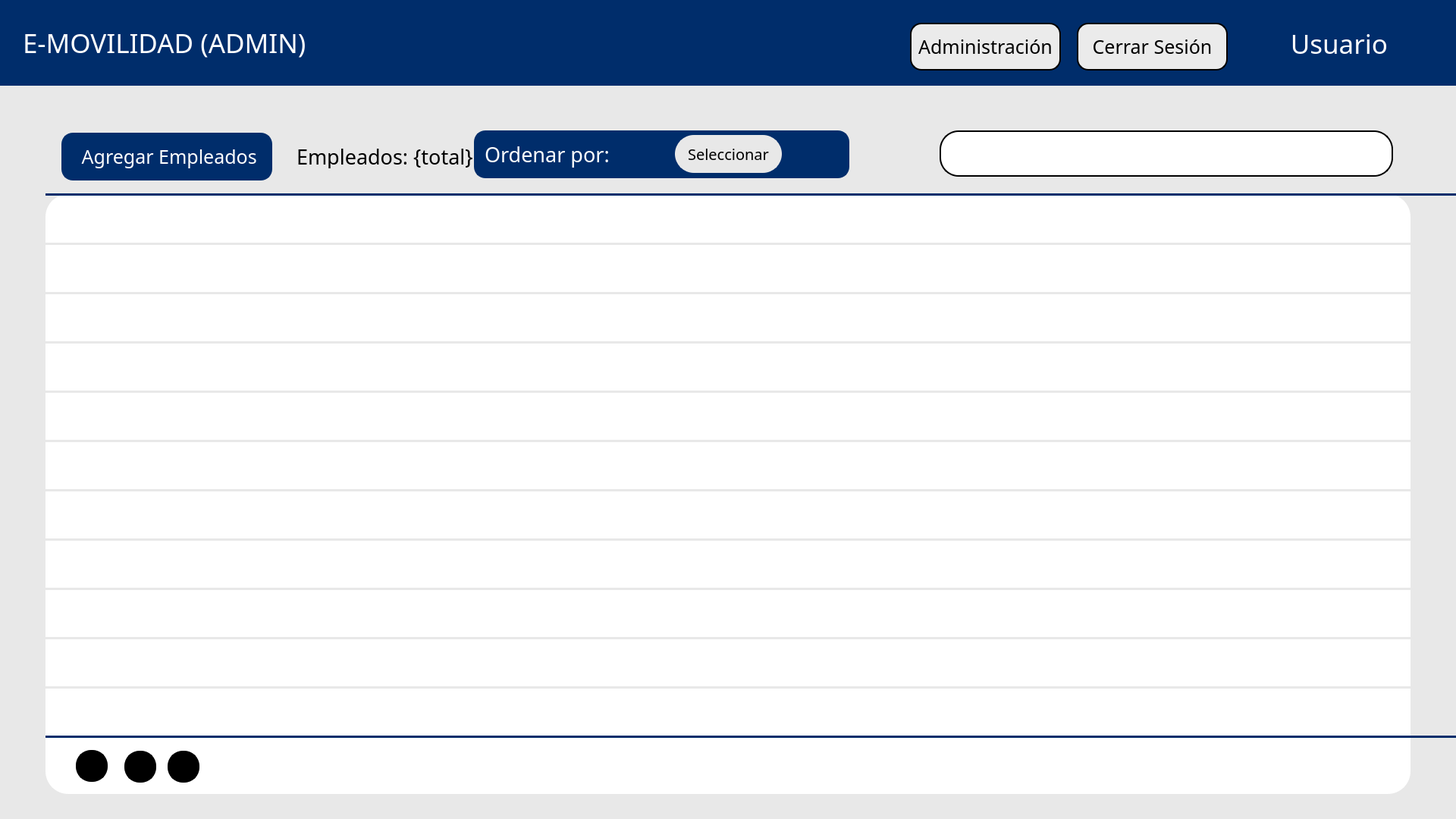
<?xml version="1.0" encoding="UTF-8"?>
<ui version="4.0">
 <class>Widget</class>
 <widget class="QWidget" name="Widget">
  <property name="geometry">
   <rect>
    <x>0</x>
    <y>0</y>
    <width>1920</width>
    <height>1080</height>
   </rect>
  </property>
  <property name="windowTitle">
   <string>Widget</string>
  </property>
  <widget class="QLabel" name="label_3">
   <property name="geometry">
    <rect>
     <x>0</x>
     <y>0</y>
     <width>1920</width>
     <height>113</height>
    </rect>
   </property>
   <property name="styleSheet">
    <string notr="true">background-color: rgb(0, 45, 107);</string>
   </property>
   <property name="text">
    <string/>
   </property>
   <property name="scaledContents">
    <bool>false</bool>
   </property>
  </widget>
  <widget class="QLabel" name="label_4">
   <property name="geometry">
    <rect>
     <x>0</x>
     <y>113</y>
     <width>1920</width>
     <height>967</height>
    </rect>
   </property>
   <property name="styleSheet">
    <string notr="true">background-color: #e8e8e8; </string>
   </property>
   <property name="text">
    <string/>
   </property>
   <property name="scaledContents">
    <bool>false</bool>
   </property>
  </widget>
  <widget class="QLabel" name="label_5">
   <property name="geometry">
    <rect>
     <x>918</x>
     <y>14</y>
     <width>85</width>
     <height>85</height>
    </rect>
   </property>
   <property name="styleSheet">
    <string notr="true"/>
   </property>
   <property name="text">
    <string/>
   </property>
   <property name="pixmap">
    <pixmap>logo.png</pixmap>
   </property>
   <property name="scaledContents">
    <bool>true</bool>
   </property>
  </widget>
  <widget class="QPushButton" name="botonAgregar">
   <property name="geometry">
    <rect>
     <x>81</x>
     <y>175</y>
     <width>278</width>
     <height>63</height>
    </rect>
   </property>
   <property name="font">
    <font>
     <family>icon-ui</family>
     <pointsize>19</pointsize>
    </font>
   </property>
   <property name="styleSheet">
    <string notr="true">background-color: rgb(0, 45, 107);
color: white;

border: 2px solid #002d6b;
border-radius: 15px; /* Bordes redondeados */
padding: 5px;



</string>
   </property>
   <property name="text">
    <string> Agregar Empleados</string>
   </property>
   <property name="icon">
    <iconset>
     <normaloff>c.png</normaloff>c.png</iconset>
   </property>
  </widget>
  <widget class="QLabel" name="label_12">
   <property name="geometry">
    <rect>
     <x>30</x>
     <y>36</y>
     <width>381</width>
     <height>41</height>
    </rect>
   </property>
   <property name="font">
    <font>
     <family>icon-ui</family>
     <pointsize>26</pointsize>
    </font>
   </property>
   <property name="styleSheet">
    <string notr="true">color: white;</string>
   </property>
   <property name="text">
    <string>E-MOVILIDAD (ADMIN)</string>
   </property>
   <property name="alignment">
    <set>Qt::AlignmentFlag::AlignLeading|Qt::AlignmentFlag::AlignLeft|Qt::AlignmentFlag::AlignVCenter</set>
   </property>
  </widget>
  <widget class="QLabel" name="label_14">
   <property name="geometry">
    <rect>
     <x>391</x>
     <y>190</y>
     <width>355</width>
     <height>32</height>
    </rect>
   </property>
   <property name="font">
    <font>
     <family>icon-ui</family>
     <pointsize>20</pointsize>
    </font>
   </property>
   <property name="styleSheet">
    <string notr="true">color: black;</string>
   </property>
   <property name="text">
    <string>Empleados: {total}</string>
   </property>
   <property name="alignment">
    <set>Qt::AlignmentFlag::AlignLeading|Qt::AlignmentFlag::AlignLeft|Qt::AlignmentFlag::AlignVCenter</set>
   </property>
  </widget>
  <widget class="QLabel" name="label">
   <property name="geometry">
    <rect>
     <x>60</x>
     <y>255</y>
     <width>1920</width>
     <height>3</height>
    </rect>
   </property>
   <property name="styleSheet">
    <string notr="true">background-color: rgb(0, 45, 107);</string>
   </property>
   <property name="text">
    <string/>
   </property>
  </widget>
  <widget class="QLabel" name="label_2">
   <property name="geometry">
    <rect>
     <x>60</x>
     <y>320</y>
     <width>1920</width>
     <height>3</height>
    </rect>
   </property>
   <property name="styleSheet">
    <string notr="true">background-color: rgb(232, 232, 232);</string>
   </property>
   <property name="text">
    <string/>
   </property>
  </widget>
  <widget class="QLabel" name="label_10">
   <property name="geometry">
    <rect>
     <x>60</x>
     <y>385</y>
     <width>1920</width>
     <height>3</height>
    </rect>
   </property>
   <property name="styleSheet">
    <string notr="true">background-color: rgb(232, 232, 232);</string>
   </property>
   <property name="text">
    <string/>
   </property>
  </widget>
  <widget class="QLabel" name="label_11">
   <property name="geometry">
    <rect>
     <x>60</x>
     <y>515</y>
     <width>1920</width>
     <height>3</height>
    </rect>
   </property>
   <property name="styleSheet">
    <string notr="true">background-color: rgb(232, 232, 232);</string>
   </property>
   <property name="text">
    <string/>
   </property>
  </widget>
  <widget class="QLabel" name="label_9">
   <property name="geometry">
    <rect>
     <x>60</x>
     <y>450</y>
     <width>1920</width>
     <height>3</height>
    </rect>
   </property>
   <property name="styleSheet">
    <string notr="true">background-color: rgb(232, 232, 232);</string>
   </property>
   <property name="text">
    <string/>
   </property>
  </widget>
  <widget class="QLabel" name="label_15">
   <property name="geometry">
    <rect>
     <x>60</x>
     <y>645</y>
     <width>1920</width>
     <height>3</height>
    </rect>
   </property>
   <property name="styleSheet">
    <string notr="true">background-color: rgb(232, 232, 232);</string>
   </property>
   <property name="text">
    <string/>
   </property>
  </widget>
  <widget class="QLabel" name="label_16">
   <property name="geometry">
    <rect>
     <x>60</x>
     <y>580</y>
     <width>1920</width>
     <height>3</height>
    </rect>
   </property>
   <property name="styleSheet">
    <string notr="true">background-color: rgb(232, 232, 232);</string>
   </property>
   <property name="text">
    <string/>
   </property>
  </widget>
  <widget class="QLabel" name="label_17">
   <property name="geometry">
    <rect>
     <x>60</x>
     <y>710</y>
     <width>1920</width>
     <height>3</height>
    </rect>
   </property>
   <property name="styleSheet">
    <string notr="true">background-color: rgb(232, 232, 232);</string>
   </property>
   <property name="text">
    <string/>
   </property>
  </widget>
  <widget class="QLabel" name="label_18">
   <property name="geometry">
    <rect>
     <x>60</x>
     <y>775</y>
     <width>1920</width>
     <height>3</height>
    </rect>
   </property>
   <property name="styleSheet">
    <string notr="true">background-color: rgb(232, 232, 232);</string>
   </property>
   <property name="text">
    <string/>
   </property>
  </widget>
  <widget class="QLabel" name="label_19">
   <property name="geometry">
    <rect>
     <x>60</x>
     <y>840</y>
     <width>1920</width>
     <height>3</height>
    </rect>
   </property>
   <property name="styleSheet">
    <string notr="true">background-color: rgb(232, 232, 232);</string>
   </property>
   <property name="text">
    <string/>
   </property>
  </widget>
  <widget class="QLabel" name="label_20">
   <property name="geometry">
    <rect>
     <x>60</x>
     <y>970</y>
     <width>1920</width>
     <height>3</height>
    </rect>
   </property>
   <property name="styleSheet">
    <string notr="true">background-color: rgb(0, 45, 107);</string>
   </property>
   <property name="text">
    <string/>
   </property>
  </widget>
  <widget class="QLabel" name="label_21">
   <property name="geometry">
    <rect>
     <x>60</x>
     <y>905</y>
     <width>1920</width>
     <height>3</height>
    </rect>
   </property>
   <property name="styleSheet">
    <string notr="true">background-color: rgb(232, 232, 232);</string>
   </property>
   <property name="text">
    <string/>
   </property>
  </widget>
  <widget class="QPushButton" name="botonEditar1">
   <property name="geometry">
    <rect>
     <x>164</x>
     <y>990</y>
     <width>42</width>
     <height>42</height>
    </rect>
   </property>
   <property name="font">
    <font>
     <family>icon-ui</family>
     <pointsize>19</pointsize>
    </font>
   </property>
   <property name="styleSheet">
    <string notr="true">background-color: black;

border: 2px solid black;
border-radius: 20px; /* Bordes redondeados */
padding: 5px;</string>
   </property>
   <property name="text">
    <string/>
   </property>
   <property name="icon">
    <iconset>
     <normaloff>edit.png</normaloff>edit.png</iconset>
   </property>
  </widget>
  <widget class="QPushButton" name="botonSacar1">
   <property name="geometry">
    <rect>
     <x>221</x>
     <y>990</y>
     <width>42</width>
     <height>42</height>
    </rect>
   </property>
   <property name="font">
    <font>
     <family>icon-ui</family>
     <pointsize>19</pointsize>
    </font>
   </property>
   <property name="styleSheet">
    <string notr="true">background-color: black;

border: 2px solid black;
border-radius: 20px; /* Bordes redondeados */
padding: 5px;</string>
   </property>
   <property name="text">
    <string/>
   </property>
   <property name="icon">
    <iconset>
     <normaloff>close.png</normaloff>close.png</iconset>
   </property>
  </widget>
  <widget class="QLabel" name="label_22">
   <property name="geometry">
    <rect>
     <x>625</x>
     <y>172</y>
     <width>495</width>
     <height>63</height>
    </rect>
   </property>
   <property name="font">
    <font>
     <family>icon-ui</family>
     <pointsize>20</pointsize>
    </font>
   </property>
   <property name="styleSheet">
    <string notr="true">color: white;
background-color: rgb(0, 45, 107);

border: 2px solid #002d6b;
border-radius: 15px; /* Bordes redondeados */
padding: 5px;</string>
   </property>
   <property name="text">
    <string>Ordenar por:</string>
   </property>
   <property name="alignment">
    <set>Qt::AlignmentFlag::AlignLeading|Qt::AlignmentFlag::AlignLeft|Qt::AlignmentFlag::AlignVCenter</set>
   </property>
  </widget>
  <widget class="QPushButton" name="botonOrdenar1">
   <property name="geometry">
    <rect>
     <x>890</x>
     <y>178</y>
     <width>141</width>
     <height>50</height>
    </rect>
   </property>
   <property name="font">
    <font>
     <family>icon-ui</family>
     <pointsize>-1</pointsize>
    </font>
   </property>
   <property name="styleSheet">
    <string notr="true">background-color: #e8e8e8;
font-size:20px;
color:black;


border: 2px solid #e8e8e8;
border-radius: 25px; /* Bordes redondeados */
padding: 5px;</string>
   </property>
   <property name="text">
    <string>Seleccionar</string>
   </property>
   <property name="icon">
    <iconset>
     <normaloff>down_arrow.png</normaloff>down_arrow.png</iconset>
   </property>
  </widget>
  <widget class="QLabel" name="label_23">
   <property name="geometry">
    <rect>
     <x>1239</x>
     <y>172</y>
     <width>598</width>
     <height>61</height>
    </rect>
   </property>
   <property name="font">
    <font>
     <family>icon-ui</family>
     <pointsize>20</pointsize>
    </font>
   </property>
   <property name="styleSheet">
    <string notr="true">color: white;
background-color: white;

border: 2px solid black;
border-radius: 25px; /* Bordes redondeados */
padding: 5px;</string>
   </property>
   <property name="text">
    <string/>
   </property>
   <property name="alignment">
    <set>Qt::AlignmentFlag::AlignLeading|Qt::AlignmentFlag::AlignLeft|Qt::AlignmentFlag::AlignVCenter</set>
   </property>
  </widget>
  <widget class="QLineEdit" name="lineEdit">
   <property name="geometry">
    <rect>
     <x>1290</x>
     <y>190</y>
     <width>501</width>
     <height>31</height>
    </rect>
   </property>
   <property name="styleSheet">
    <string notr="true">color: black;
background-color: white;

border: 2px solid white;
border-radius: 25px; /* Bordes redondeados */
padding: 5px;

font-size:15px;</string>
   </property>
  </widget>
  <widget class="QPushButton" name="botonBuscar">
   <property name="geometry">
    <rect>
     <x>1250</x>
     <y>185</y>
     <width>31</width>
     <height>41</height>
    </rect>
   </property>
   <property name="font">
    <font>
     <family>icon-ui</family>
     <pointsize>19</pointsize>
    </font>
   </property>
   <property name="styleSheet">
    <string notr="true">color: white;
background-color: white;

border: 2px solid white;
border-radius: 20px; /* Bordes redondeados */
padding: 5px;</string>
   </property>
   <property name="text">
    <string/>
   </property>
   <property name="icon">
    <iconset>
     <normaloff>search.png</normaloff>search.png</iconset>
   </property>
   <property name="iconSize">
    <size>
     <width>31</width>
     <height>31</height>
    </size>
   </property>
  </widget>
  <widget class="QPushButton" name="botonBorrar">
   <property name="geometry">
    <rect>
     <x>1800</x>
     <y>190</y>
     <width>21</width>
     <height>31</height>
    </rect>
   </property>
   <property name="font">
    <font>
     <family>icon-ui</family>
     <pointsize>19</pointsize>
    </font>
   </property>
   <property name="styleSheet">
    <string notr="true">color: white;
background-color: white;

border: 2px solid white;
border-radius: 20px; /* Bordes redondeados */
padding: 5px;</string>
   </property>
   <property name="text">
    <string/>
   </property>
   <property name="icon">
    <iconset>
     <normaloff>close2.png</normaloff>close2.png</iconset>
   </property>
   <property name="iconSize">
    <size>
     <width>16</width>
     <height>16</height>
    </size>
   </property>
  </widget>
  <widget class="QPushButton" name="botonVer1">
   <property name="geometry">
    <rect>
     <x>100</x>
     <y>989</y>
     <width>42</width>
     <height>42</height>
    </rect>
   </property>
   <property name="font">
    <font>
     <family>icon-ui</family>
     <pointsize>19</pointsize>
    </font>
   </property>
   <property name="styleSheet">
    <string notr="true">background-color: black;

border: 2px solid black;
border-radius: 20px; /* Bordes redondeados */
padding: 5px;</string>
   </property>
   <property name="text">
    <string/>
   </property>
   <property name="icon">
    <iconset>
     <normaloff>eye.png</normaloff>eye.png</iconset>
   </property>
   <property name="iconSize">
    <size>
     <width>25</width>
     <height>25</height>
    </size>
   </property>
  </widget>
  <widget class="QLabel" name="label_24">
   <property name="geometry">
    <rect>
     <x>1621</x>
     <y>37</y>
     <width>209</width>
     <height>41</height>
    </rect>
   </property>
   <property name="font">
    <font>
     <family>icon-ui</family>
     <pointsize>26</pointsize>
    </font>
   </property>
   <property name="styleSheet">
    <string notr="true">color: white;</string>
   </property>
   <property name="text">
    <string>Usuario</string>
   </property>
   <property name="alignment">
    <set>Qt::AlignmentFlag::AlignRight|Qt::AlignmentFlag::AlignTrailing|Qt::AlignmentFlag::AlignVCenter</set>
   </property>
  </widget>
  <widget class="QPushButton" name="botonAdmin">
   <property name="geometry">
    <rect>
     <x>1200</x>
     <y>30</y>
     <width>199</width>
     <height>63</height>
    </rect>
   </property>
   <property name="font">
    <font>
     <family>icon-ui</family>
     <pointsize>19</pointsize>
    </font>
   </property>
   <property name="styleSheet">
    <string notr="true">border: 2px solid #000000;
border-radius: 15px; /* Bordes redondeados */
padding: 5px;

color: black;
background-color: #ebebeb;</string>
   </property>
   <property name="text">
    <string>Administración</string>
   </property>
  </widget>
  <widget class="QLabel" name="label_8">
   <property name="geometry">
    <rect>
     <x>1840</x>
     <y>30</y>
     <width>56</width>
     <height>56</height>
    </rect>
   </property>
   <property name="styleSheet">
    <string notr="true"/>
   </property>
   <property name="text">
    <string/>
   </property>
   <property name="pixmap">
    <pixmap>perfil-de-usuario.png</pixmap>
   </property>
   <property name="scaledContents">
    <bool>true</bool>
   </property>
  </widget>
  <widget class="QPushButton" name="botonLogOut">
   <property name="geometry">
    <rect>
     <x>1420</x>
     <y>30</y>
     <width>199</width>
     <height>63</height>
    </rect>
   </property>
   <property name="font">
    <font>
     <family>icon-ui</family>
     <pointsize>19</pointsize>
    </font>
   </property>
   <property name="styleSheet">
    <string notr="true">border: 2px solid #000000;
border-radius: 15px; /* Bordes redondeados */
padding: 5px;

color: black;
background-color: #ebebeb;</string>
   </property>
   <property name="text">
    <string>Cerrar Sesión</string>
   </property>
  </widget>
  <widget class="QTableWidget" name="tableWidget">
   <property name="geometry">
    <rect>
     <x>60</x>
     <y>256</y>
     <width>1800</width>
     <height>791</height>
    </rect>
   </property>
   <property name="styleSheet">
    <string notr="true">background-color: white;
    border: 2px solid #ffffff;
    border-radius: 30px; /* Bordes redondeados */
    padding: 5px;</string>
   </property>
  </widget>
  <zorder>label_4</zorder>
  <zorder>tableWidget</zorder>
  <zorder>label_3</zorder>
  <zorder>label_5</zorder>
  <zorder>botonAgregar</zorder>
  <zorder>label_12</zorder>
  <zorder>label_14</zorder>
  <zorder>label</zorder>
  <zorder>label_2</zorder>
  <zorder>label_10</zorder>
  <zorder>label_11</zorder>
  <zorder>label_9</zorder>
  <zorder>label_15</zorder>
  <zorder>label_16</zorder>
  <zorder>label_17</zorder>
  <zorder>label_18</zorder>
  <zorder>label_19</zorder>
  <zorder>label_20</zorder>
  <zorder>label_21</zorder>
  <zorder>botonEditar1</zorder>
  <zorder>botonSacar1</zorder>
  <zorder>label_22</zorder>
  <zorder>botonOrdenar1</zorder>
  <zorder>label_23</zorder>
  <zorder>lineEdit</zorder>
  <zorder>botonBuscar</zorder>
  <zorder>botonBorrar</zorder>
  <zorder>botonVer1</zorder>
  <zorder>label_24</zorder>
  <zorder>botonAdmin</zorder>
  <zorder>label_8</zorder>
  <zorder>botonLogOut</zorder>
 </widget>
 <resources/>
 <connections/>
</ui>
